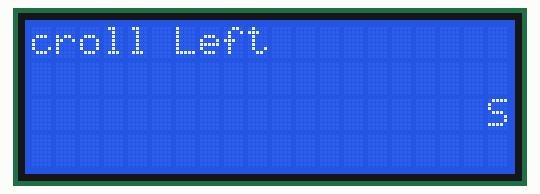
Simulated run of this sketch. Board: Arduino Uno, built with avr-gcc and run on an emulated ATmega328P. Shown: 20×4 character LCD.

Above: at 0.1 s.
At 4.6 s:
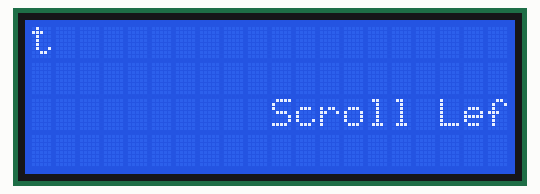
At 9.6 s:
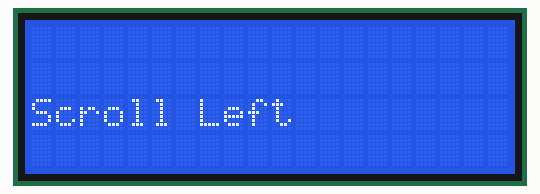
At 19.7 s:
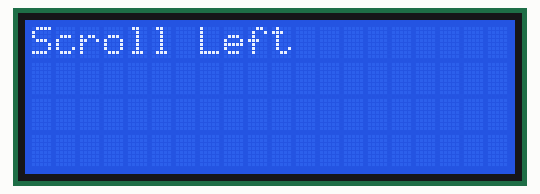
At 29.2 s:
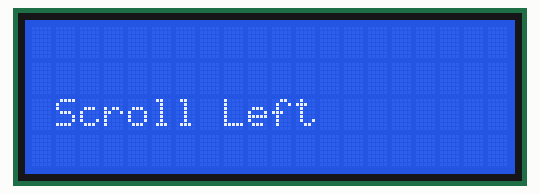
At 39.2 s:
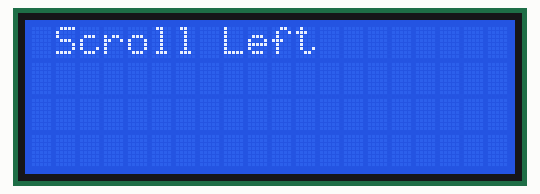

The sketch:

LCD_I2C_12x2_Scroll.ino
```cpp
#include <LiquidCrystal_I2C.h>

LiquidCrystal_I2C lcd(0x27,20,4); //Change to (0x27,16,2) for 16x2 LCD.

void setup(){
  lcd.init();
  lcd.backlight();
  lcd.print("Scroll Left");
}
void loop(){
  lcd.scrollDisplayLeft();
  delay(500);
}
```

Measured:
- what the display in image 1 shows lasts 0.5 s, from 4.6 s to 5.1 s
